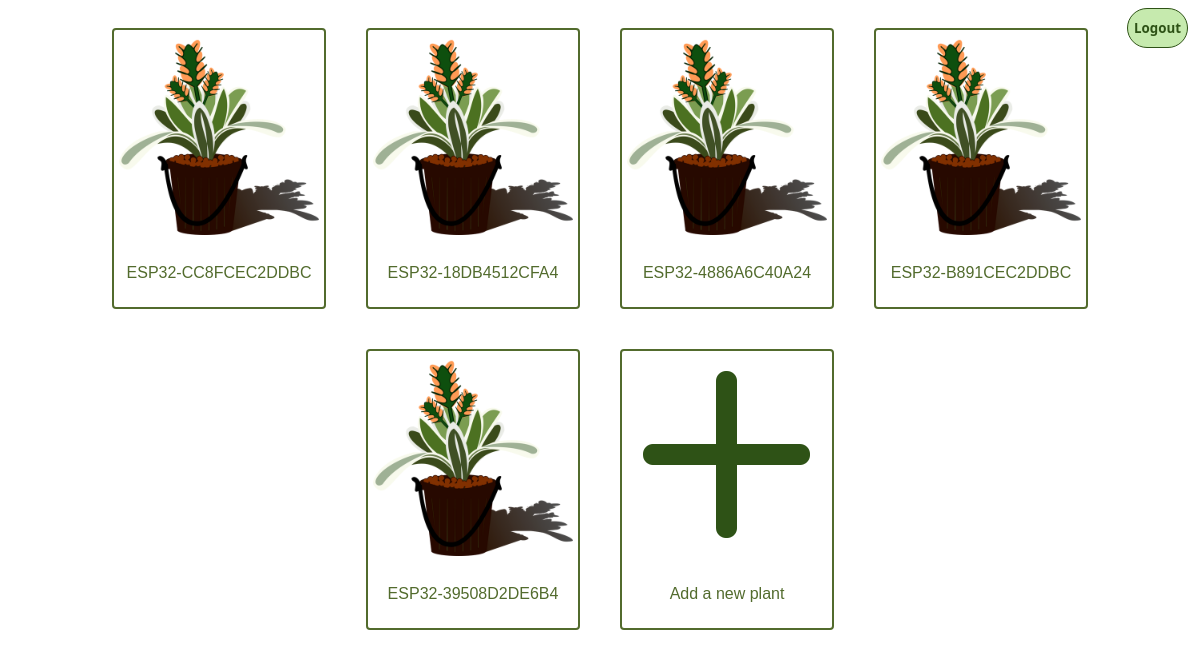
Page / (signed in) on the committed database.
### polls/models.py (models this page shows)
class Plants(models.Model):
  user = models.ForeignKey(custom_user,on_delete=models.CASCADE)
  nickname = models.CharField(max_length=20, blank=True)
  deviceid = models.CharField(max_length=20)
  plant_pic = models.ImageField(upload_to='plant_pics', blank=True)

### polls/views.py (the view)
# urls.py: path('', frontpage, name='frontpage'),
def frontpage(request):
    if request.user.is_authenticated:
        return render(request, 'myplants.html', {'plants': Plants.objects.filter(user=request.user)})
    else:
        return render(request, 'frontpage.html')

### polls/templates/myplants.html (shortened to what this page needs)
<!DOCTYPE html>
{% load static %}
<link rel="stylesheet" type="text/css" href="{% static 'css/myplants.css' %}">
<html lang="en">
	<body>
		<div class="logout">
			<a href="#" onClick="document.getElementById('logoutform').submit()"><button class="button" type="button">Logout</button></a>
		</div>
		<div class="container">
			{% for plant in plants %}
			<div class="plantdiv">
				<div class="imagecontainer">
					<a href="/myplants/{{ plant.id }}"><img src="/static/images/plant.png" class="img"/></a>
				</div>
				{% if plant.nickname %}
				<a href="/myplants/{{ plant.id }}" class="link">{{ plant.nickname }}</a>
				{% else %}
				<a href="/myplants/{{ plant.id }}" class="link">{{ plant.deviceid }}</a>
				{% endif %}
			</div>
			{% endfor %}
			<div class="plantdiv">
				<div class="imagecontainer">
					<a href="/addplant/"><img src="/static/images/plus.png" class="img"/></a>
				</div>
				<a href="/addplant/" class="link">Add a new plant</a>
			</div>
		</div>
	</body>
</html>

### polls/static/css/myplants.css (style rules this page uses)
div.plantdiv { display: flex; flex-direction: column; margin: 20px; border: 2px solid #526b2d; border-radius: 4px; padding: 5px; width: 200px; max-height: 800px; background: white; transition: all 0.25s ease-out; }
div.plantdiv img { width: 100%; max-height: 200px; }
body { background: url(/static/images/background3.png) no-repeat center center fixed; background-size: cover; background-size: 100% 100%; }
.link { display: inline-block; flex-direction: column; align-self: self-end; width: 100%; padding-top: 25px; padding-bottom: 20px; text-align: center; text-decoration: none; color: #526b2d; font-family: Tahoma, Geneva, sans-serif; }
.imagecontainer { min-height: 200px; display: flex; align-items: center; }
.container { justify-content: center; display: flex; flex-direction: row; flex-wrap: wrap; }
.logout { position: absolute; top: 1%; right: 1% }
.button { text-decoration: none; background-color: #c6eaae; padding-top: 10px; padding-bottom: 10px; border-radius: 20px; border: 1px solid #2e5216; color: #2e5216; font-family: system-ui, -apple-system, BlinkMacSystemFont, "Segoe UI", Roboto, Ubuntu, "Helvetica Neue", sans-serif; font-weight: bolder; }

### rows in the picture
Plants: nickname "ESP32-CC8FCEC2DDBC"
Plants: nickname "ESP32-18DB4512CFA4"
Plants: nickname "ESP32-4886A6C40A24"
Plants: nickname "ESP32-B891CEC2DDBC"
Plants: nickname "ESP32-39508D2DE6B4"
